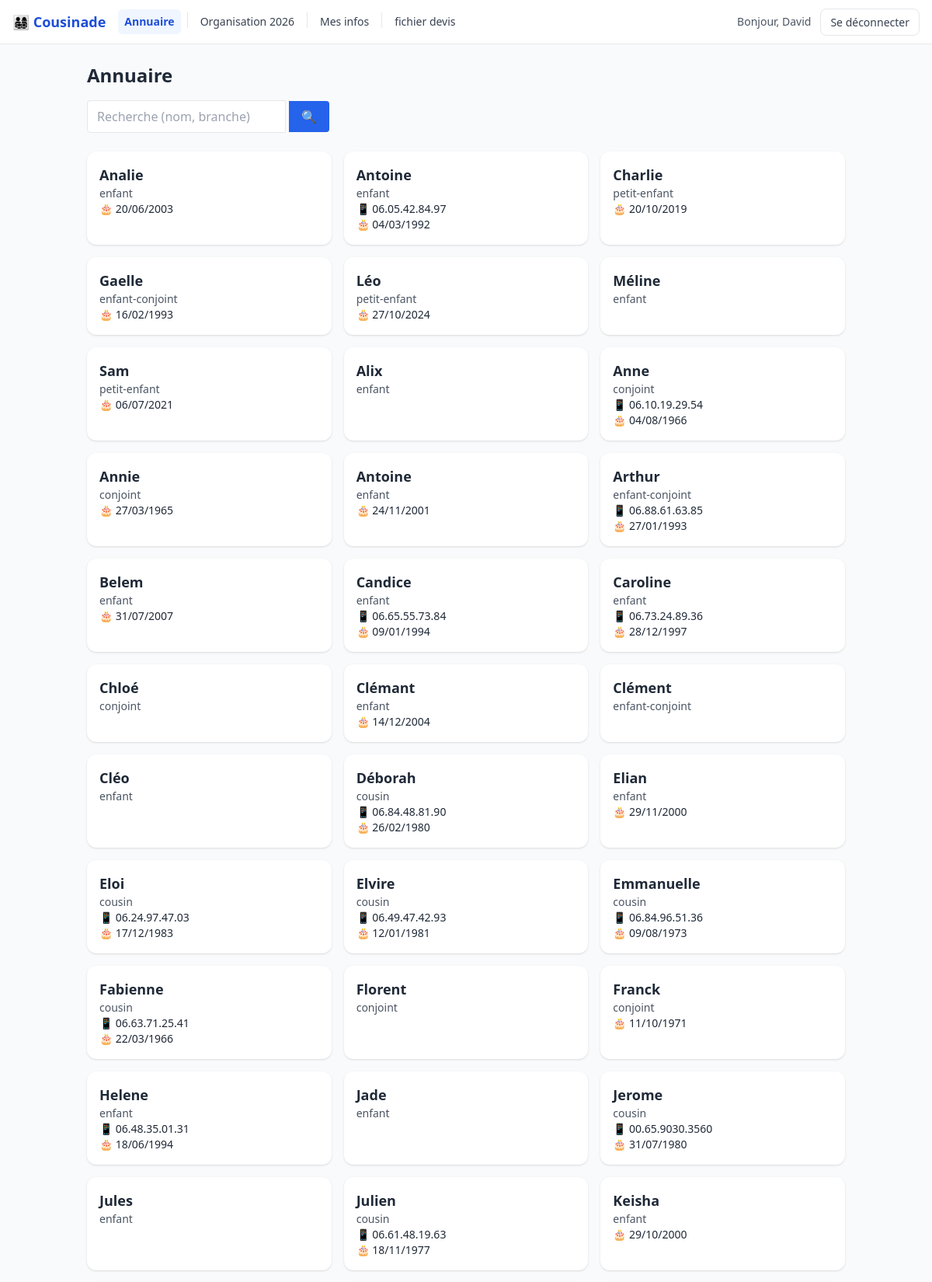
/ (signed in, upper part), run on the app's committed database.
### app/models.py (models this page shows)
class Member(Base):
    __tablename__ = "members"
    id = Column(Integer, primary_key=True)
    first_name = Column(String(80), nullable=False)
    last_name = Column(String(80), nullable=False)
    birth_date = Column(Date, nullable=True)
    email = Column(String(255), nullable=True, unique=False)
    phone = Column(String(50), nullable=True)
    notes = Column(Text, nullable=True)
    created_at = Column(DateTime, default=datetime.utcnow)
    updated_at = Column(DateTime, default=datetime.utcnow, onupdate=datetime.utcnow)
    family_branch = Column(String(80), nullable=True)  # branche/ancêtre si utile
    parents = relationship(
        "ParentChild", foreign_keys="ParentChild.child_id",
        back_populates="child", cascade="all, delete-orphan"
    )
    children_links = relationship(
        "ParentChild", foreign_keys="ParentChild.parent_id",
        back_populates="parent", cascade="all, delete-orphan"
    )
    couples_a = relationship("Couple", foreign_keys="Couple.partner_a_id",
                             back_populates="partner_a", cascade="all, delete-orphan")
    couples_b = relationship("Couple", foreign_keys="Couple.partner_b_id",
                             back_populates="partner_b", cascade="all, delete-orphan")

### app/main.py (the view)
@app.get("/", response_class=HTMLResponse)
def directory(request: Request, q: str | None = None, db: Session = Depends(get_db)):
    user = get_current_user(request, db)
    if not user :
        return RedirectResponse(url="/login", status_code=303)
    stmt = select(Member) #where( (Member.family_branch == 'cousin') )
    if q:
        like = f"%{q}%"
        stmt = stmt.where(
            (Member.first_name.ilike(like)) |
            (Member.last_name.ilike(like))
        )
    members = db.scalars(stmt.order_by(Member.last_name, Member.first_name)).all()
    tpl = templates.get_template("directory.html")
    return tpl.render(request=request, members=members, q=q or "", user=user)

### templates/directory.html (shortened to what this page needs)
{% extends "base.html" %}
{% block content %}
<h1 class="text-2xl font-semibold mb-4">Annuaire</h1>
<form method="get" class="mb-6">
  <input type="text" name="q" value="{{ q }}"
    class="border rounded-l px-3 py-2 w-64"
    placeholder="Recherche (nom, branche)">
  <button type="submit" class="bg-blue-600 text-white px-4 py-2 rounded-r">🔍</button>
</form>
<div class="grid gap-4 md:grid-cols-2 lg:grid-cols-3">
  {% for m in members %}
    <a href="/member/{{ m.id }}"
       class="block bg-white rounded-xl shadow p-4 hover:shadow-lg transition">
      <h2 class="font-bold text-lg">{{ m.last_name|upper }} {{ m.first_name }}</h2>
      {% if m.family_branch %}
        <p class="text-sm text-gray-600">{{ m.family_branch }}</p>
      {% endif %}
      {% if m.phone %}
        <p class="text-sm">📱 {{ m.phone }}</p>
      {% endif %}
      {% if m.birth_date %}
        <p class="text-sm">🎂 {{ m.birth_date.strftime('%d/%m/%Y') }}</p>
      {% endif %}
    </a>
  {% endfor %}
</div>
{% endblock %}

### templates/base.html (shortened to what this page needs)
<!doctype html>
<html lang="fr">
  <head>
    <script src="https://cdn.tailwindcss.com"></script>
  </head>
  <body class="bg-gray-50 text-gray-800 min-h-screen flex flex-col">
<nav class="bg-white border-b border-gray-200 sticky top-0 z-40">
  <div class="px-4">
    <div class="h-14 flex items-center justify-between">
      {% if user %}
      <div class="flex items-center gap-4">
        <a href="/" class="font-bold text-blue-700 text-lg">👨‍👩‍👧‍👦 Cousinade</a>
        {% set current = request.url.path %}
        <ul class="hidden md:flex items-center text-sm text-gray-700">
          <li><a href="/" class="nav-link {{ 'active' if current == '/' else '' }}">Annuaire</a></li>
          <li></li>
          <li><a href="/rsvp" class="nav-link {{ 'active' if current.startswith('/rsvp') else '' }}">Organisation 2026</a></li>
          <li></li>
          <li><a href="/edit" class="nav-link {{ 'active' if current.startswith('/member/' ~ user.id) else '' }}">Mes infos</a></li>
          <li></li>
          <li><a href="/static/cousinade.xlsx" class="nav-link {{ 'active' if current.startswith('/about') else '' }}">fichier devis</a></li>
        </ul>
      </div>
      {% endif %}
      <div class="hidden md:flex items-center gap-3">
        {% if user %}
          <span class="text-sm text-gray-600">Bonjour, {{ user.first_name }}</span>
          <a href="/logout" class="btn btn-outline">Se déconnecter</a>
        {% endif %}
      </div>
    </div>
  </div>
</nav>
    <main class="container mx-auto flex-1 p-6">
      {% block content %}{% endblock %}
    </main>
  </body>
</html>

### templates/base.html (style rules this page uses)
.nav-link { display:inline-block;padding:.375rem .5rem;border-radius:.375rem; color:#374151;text-decoration:none }
.nav-link.active { color:#1d4ed8;background:#eff6ff;font-weight:600 }
.btn { padding:.375rem .75rem;border-radius:.5rem;font-size:.875rem;text-decoration:none }
.btn-outline { border:1px solid #e5e7eb;color:#374151;background:#fff }

### data on the page
Member: first_name "David"
Member: first_name "Analie", family_branch "enfant", birth_date "20/06/2003"
Member: first_name "Antoine", family_branch "enfant", phone "06.05.42.84.97", birth_date "04/03/1992"
Member: first_name "Charlie", family_branch "petit-enfant", birth_date "20/10/2019"
Member: first_name "Gaelle", family_branch "enfant-conjoint", birth_date "16/02/1993"
Member: first_name "Léo", family_branch "petit-enfant", birth_date "27/10/2024"
Member: first_name "Méline", family_branch "enfant"
Member: first_name "Sam", family_branch "petit-enfant", birth_date "06/07/2021"
Member: first_name "Alix", family_branch "enfant"
Member: first_name "Anne", family_branch "conjoint", phone "06.10.19.29.54", birth_date "04/08/1966"
Member: first_name "Annie", family_branch "conjoint", birth_date "27/03/1965"
Member: first_name "Antoine", family_branch "enfant", birth_date "24/11/2001"
Member: first_name "Arthur", family_branch "enfant-conjoint", phone "06.88.61.63.85", birth_date "27/01/1993"
Member: first_name "Belem", family_branch "enfant", birth_date "31/07/2007"
Member: first_name "Candice", family_branch "enfant", phone "06.65.55.73.84", birth_date "09/01/1994"
Member: first_name "Caroline", family_branch "enfant", phone "06.73.24.89.36", birth_date "28/12/1997"
Member: first_name "Chloé", family_branch "conjoint"
Member: first_name "Clémant", family_branch "enfant", birth_date "14/12/2004"
Member: first_name "Clément", family_branch "enfant-conjoint"
Member: first_name "Cléo", family_branch "enfant"
Member: first_name "Déborah", family_branch "cousin", phone "06.84.48.81.90", birth_date "26/02/1980"
Member: first_name "Elian", family_branch "enfant", birth_date "29/11/2000"
Member: first_name "Eloi", family_branch "cousin", phone "06.24.97.47.03", birth_date "17/12/1983"
Member: first_name "Elvire", family_branch "cousin", phone "06.49.47.42.93", birth_date "12/01/1981"
Member: first_name "Emmanuelle", family_branch "cousin", phone "06.84.96.51.36", birth_date "09/08/1973"
Member: first_name "Fabienne", family_branch "cousin", phone "06.63.71.25.41", birth_date "22/03/1966"
Member: first_name "Florent", family_branch "conjoint"
Member: first_name "Franck", family_branch "conjoint", birth_date "11/10/1971"
Member: first_name "Helene", family_branch "enfant", phone "06.48.35.01.31", birth_date "18/06/1994"
Member: first_name "Jade", family_branch "enfant"
Member: first_name "Jerome", family_branch "cousin", phone "00.65.9030.3560", birth_date "31/07/1980"
Member: first_name "Jules", family_branch "enfant"
Member: first_name "Julien", family_branch "cousin", phone "06.61.48.19.63", birth_date "18/11/1977"
Member: first_name "Keisha", family_branch "enfant", birth_date "29/10/2000"
